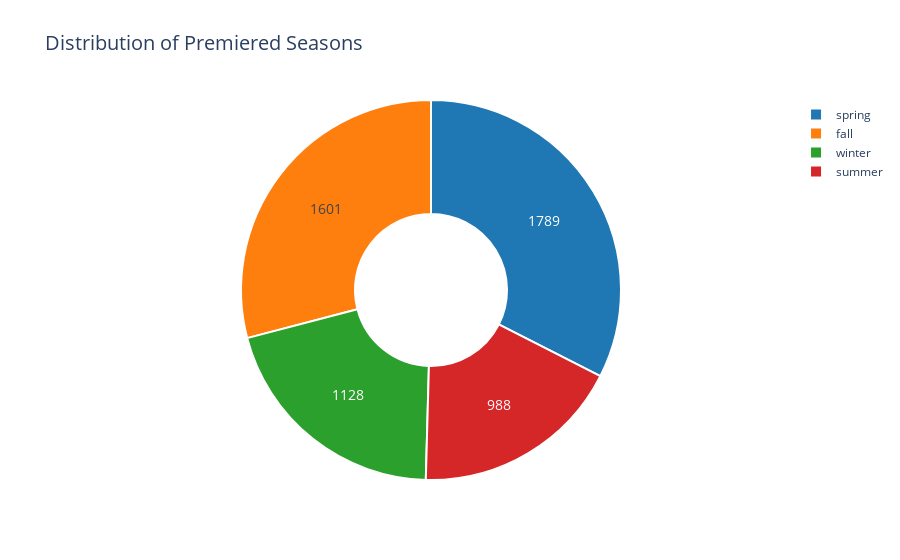

The code cell stored with this chart in its notebook:
### Code cell
# Filter out None values from premiered_season
filtered_premiered_season = premiered_season.dropna()

# Count the occurrences of each season
season_counts = filtered_premiered_season.value_counts()

# Pie plot to show count of anime on each seasons
fig = go.Figure(data = go.Pie(
    labels = season_counts.index,
    values = season_counts.values,
    hole = 0.4,  # Add a donut hole in the center
    hoverinfo = 'label+percent',  # Display label and percentage on hover
    textinfo = 'value',  # Display count value as text inside each slice
    textfont = dict(size = 14),  # Set the text font size
    marker = dict(
                  colors = ['#1f77b4', '#ff7f0e', '#2ca02c', '#d62728', '#9467bd'],  # Custom color palette
                  line = dict(color = '#ffffff', width = 2)  # Set the color and width of the slice borders
                 )
))

# Set the title and font style for the plot
fig.update_layout(
    title = 'Distribution of Premiered Seasons',
    title_font = dict(size = 20),
    font = dict(size = 12)
)

fig.show()

### Figure 1 — Plotly figure (JSON) as saved in the notebook; plotly's stock layout.template omitted (floating-point values rounded to 4 significant figures)
{"data": [{"hole": 0.4, "hoverinfo": "label+percent", "labels": ["spring", "fall", "winter", "summer"], "marker": {"colors": ["#1f77b4", "#ff7f0e", "#2ca02c", "#d62728", "#9467bd"], "line": {"color": "#ffffff", "width": 2}}, "textfont": {"size": 14}, "textinfo": "value", "type": "pie", "values": [1789, 1601, 1128, 988]}], "layout": {"font": {"size": 12}, "title": {"font": {"size": 20}, "text": "Distribution of Premiered Seasons"}}}
